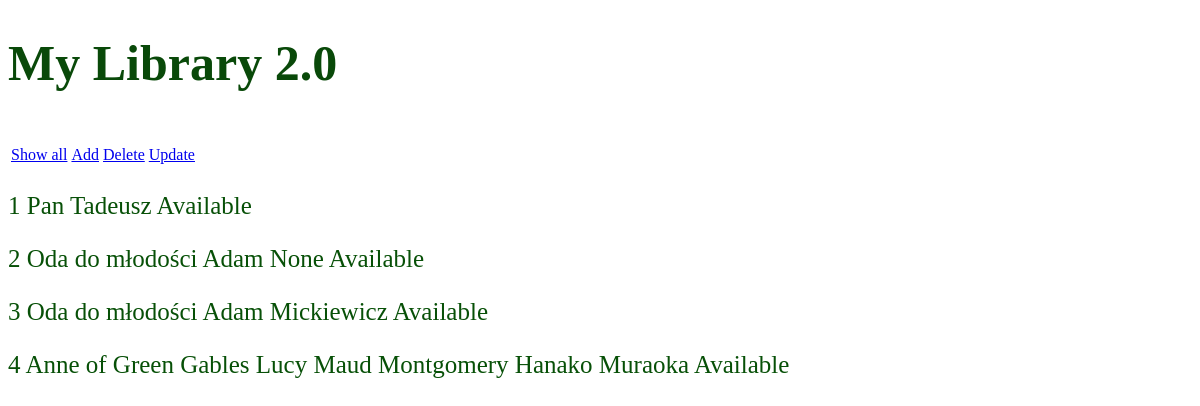
Before: / with the older database file.
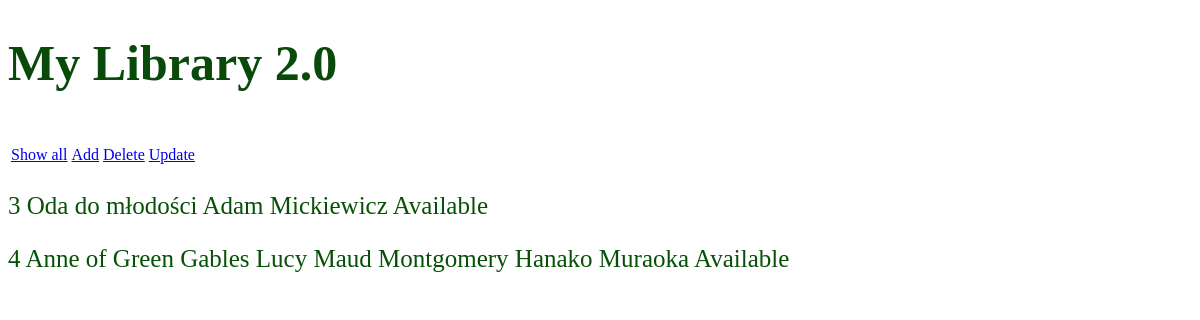
After: the same page with the newer database file.
### app/models.py (models this page shows, shortened)
class Book(db.Model):
    __tablename__  = 'book'
    id = db.Column(db.Integer, primary_key = True)
    title = db.Column(db.String(100), index = True)
    authors = db.relationship('Author', secondary = book_author, backref ='books', lazy = 'dynamic')
    is_available = db.Column(db.Boolean, default=True)

class Author(db.Model):
    __tablename__ = 'author'
    id = db.Column(db.Integer, primary_key = True)
    name = db.Column(db.String(100), unique = False)
    lastName = db.Column(db.String(100), unique = False)
    def __str__(self):
        return f'{self.name} {self.lastName}'

### app/routes.py (the view)
@app.route("/")
def index():
    all_books = Book.query.all()
    return render_template("homepage.html", all_books=all_books)

### app/templates/homepage.html
{% extends "index.html" %}
{% block content %}
{% for book in all_books %}
<div>
   <p>
       {{book.id}} {{ book.title}} {% for author in book.authors.all() %} {{author }} {% endfor %}
       {% if book.is_available %} Available {% else %} Unavailable {% endif %}
   </p>
</div>
{% endfor %}
{% endblock %}

### app/templates/index.html (shortened to what this page needs)
<!DOCTYPE HTML>
<html lang= "en">
    <head>
        <link rel = "stylesheet" href = "{{url_for('static', filename = 'style.css')}}">
    </head>
    <body>
        <h1 class = "intro">My Library 2.0</h1></br>
        <table class = "menu">
            <tr>
                <td><a href = "./">Show all</a></td>
                <td><a href = "./add">Add</a></td>
                <td><a href = "./delete">Delete</a></td>
                <td><a href = "./find_book">Update</a></td>
            </tr>
        </table>
        {% block content %}
        {% endblock %}
    </body>
</html>

### app/static/style.css (style rules this page uses)
h1 { font-size: 50px; color: rgb(9, 73, 9); }
p { font-size:25px; color:rgb(7, 80, 7) }

Changed rows visible on the page:
removed Book: id "1", title "Pan Tadeusz", is_available "Available"
removed Book: id "2", title "Oda do młodości", is_available "Available"
no longer on this page (row unchanged): Author: name+lastName "Adam None", shown under "2"
